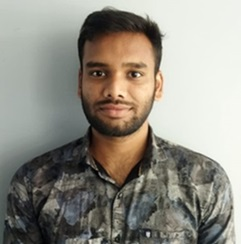
#> input picture pic.jpg, 241 x 244 px
$ python main.py pic.jpg
#> lines starting #> are read from the running program, lines starting #| are printed output that depends on the picture
import cv2
import sys
import numpy as np
import matplotlib.pyplot as plt

def pencil_sketch(image_path):
    # Load the image in grayscale
#> called with image_path = 'pic.jpg'
    img = cv2.imread(image_path, cv2.IMREAD_GRAYSCALE)
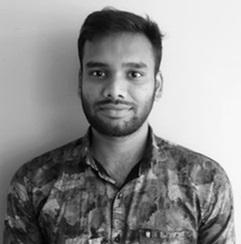
#> img: shape (244, 241); min 0, max 253, mean 142.2

    # Check if the image is loaded successfully
    if img is None:
        print("Error: Image not found or path is incorrect.")
        return None

    # Invert the grayscale image
    inverted_img = 255 - img
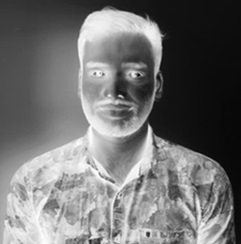
#> inverted_img: shape (244, 241); min 2, max 255, mean 112.8

    # Apply Gaussian blur to the inverted image
    blurred_img = cv2.GaussianBlur(inverted_img, (21, 21), 0)
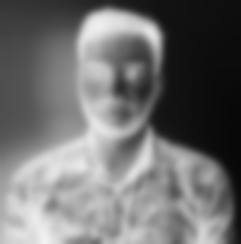
#> blurred_img: shape (244, 241); min 8, max 242, mean 112.8

    # Blend the grayscale image with the blurred image using a color dodge blend mode
    pencil_sketch_img = cv2.divide(img, 255 - blurred_img, scale=256)
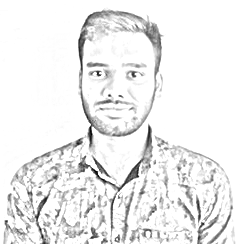
#> pencil_sketch_img: shape (244, 241); min 0, max 255, mean 237.9

    return pencil_sketch_img

# Replace 'your_image.jpg' with the actual path to your image
# image_path = 'pic.jpg'
filePath = sys.argv[1]
sketch = pencil_sketch(filePath)

# Display the pencil sketch using matplotlib
if sketch is not None:
    plt.imshow(sketch, cmap='gray')
    plt.axis('off')  # Hide axis
    plt.show()

# Save the pencil sketch (optional)
cv2.imwrite('pencil_sketch.jpg', sketch)
